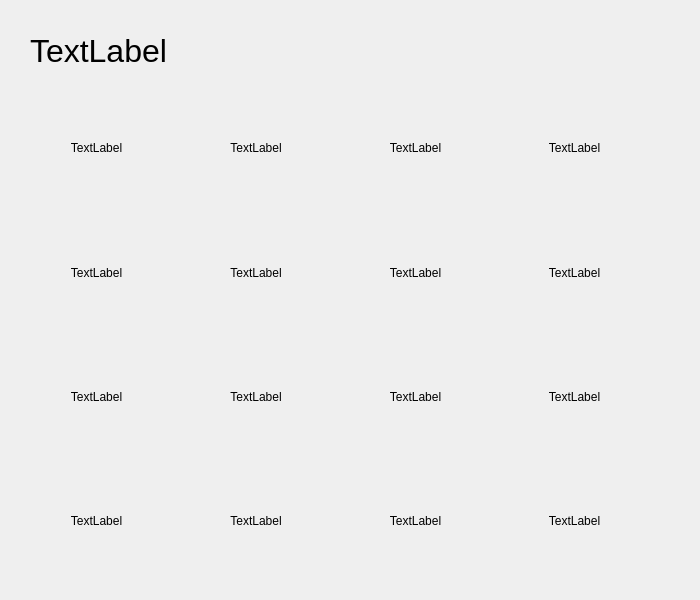
<?xml version="1.0" encoding="UTF-8"?>
<ui version="4.0">
 <class>mainWindow</class>
 <widget class="QMainWindow" name="mainWindow">
  <property name="geometry">
   <rect>
    <x>0</x>
    <y>0</y>
    <width>700</width>
    <height>600</height>
   </rect>
  </property>
  <property name="windowTitle">
   <string>MainWindow</string>
  </property>
  <widget class="QWidget" name="centralwidget">
   <widget class="QWidget" name="gridLayoutWidget">
    <property name="geometry">
     <rect>
      <x>20</x>
      <y>89</y>
      <width>631</width>
      <height>491</height>
     </rect>
    </property>
    <layout class="QGridLayout" name="gridLayout">
     <item row="3" column="3">
      <widget class="QLabel" name="lb16">
       <property name="text">
        <string>TextLabel</string>
       </property>
       <property name="alignment">
        <set>Qt::AlignCenter</set>
       </property>
      </widget>
     </item>
     <item row="3" column="1">
      <widget class="QLabel" name="lb14">
       <property name="text">
        <string>TextLabel</string>
       </property>
       <property name="alignment">
        <set>Qt::AlignCenter</set>
       </property>
      </widget>
     </item>
     <item row="3" column="2">
      <widget class="QLabel" name="lb15">
       <property name="text">
        <string>TextLabel</string>
       </property>
       <property name="alignment">
        <set>Qt::AlignCenter</set>
       </property>
      </widget>
     </item>
     <item row="1" column="0">
      <widget class="QLabel" name="lb5">
       <property name="text">
        <string>TextLabel</string>
       </property>
       <property name="alignment">
        <set>Qt::AlignCenter</set>
       </property>
      </widget>
     </item>
     <item row="3" column="0">
      <widget class="QLabel" name="lb13">
       <property name="text">
        <string>TextLabel</string>
       </property>
       <property name="alignment">
        <set>Qt::AlignCenter</set>
       </property>
      </widget>
     </item>
     <item row="2" column="0">
      <widget class="QLabel" name="lb9">
       <property name="text">
        <string>TextLabel</string>
       </property>
       <property name="alignment">
        <set>Qt::AlignCenter</set>
       </property>
      </widget>
     </item>
     <item row="0" column="0">
      <widget class="QLabel" name="lb1">
       <property name="text">
        <string>TextLabel</string>
       </property>
       <property name="alignment">
        <set>Qt::AlignCenter</set>
       </property>
      </widget>
     </item>
     <item row="0" column="1">
      <widget class="QLabel" name="lb2">
       <property name="text">
        <string>TextLabel</string>
       </property>
       <property name="alignment">
        <set>Qt::AlignCenter</set>
       </property>
      </widget>
     </item>
     <item row="0" column="2">
      <widget class="QLabel" name="lb3">
       <property name="text">
        <string>TextLabel</string>
       </property>
       <property name="alignment">
        <set>Qt::AlignCenter</set>
       </property>
      </widget>
     </item>
     <item row="0" column="3">
      <widget class="QLabel" name="lb4">
       <property name="text">
        <string>TextLabel</string>
       </property>
       <property name="alignment">
        <set>Qt::AlignCenter</set>
       </property>
      </widget>
     </item>
     <item row="1" column="1">
      <widget class="QLabel" name="lb6">
       <property name="text">
        <string>TextLabel</string>
       </property>
       <property name="alignment">
        <set>Qt::AlignCenter</set>
       </property>
      </widget>
     </item>
     <item row="1" column="2">
      <widget class="QLabel" name="lb7">
       <property name="styleSheet">
        <string notr="true"/>
       </property>
       <property name="text">
        <string>TextLabel</string>
       </property>
       <property name="alignment">
        <set>Qt::AlignCenter</set>
       </property>
      </widget>
     </item>
     <item row="1" column="3">
      <widget class="QLabel" name="lb8">
       <property name="text">
        <string>TextLabel</string>
       </property>
       <property name="alignment">
        <set>Qt::AlignCenter</set>
       </property>
      </widget>
     </item>
     <item row="2" column="1">
      <widget class="QLabel" name="lb10">
       <property name="text">
        <string>TextLabel</string>
       </property>
       <property name="alignment">
        <set>Qt::AlignCenter</set>
       </property>
      </widget>
     </item>
     <item row="2" column="2">
      <widget class="QLabel" name="lb11">
       <property name="text">
        <string>TextLabel</string>
       </property>
       <property name="alignment">
        <set>Qt::AlignCenter</set>
       </property>
      </widget>
     </item>
     <item row="2" column="3">
      <widget class="QLabel" name="lb12">
       <property name="text">
        <string>TextLabel</string>
       </property>
       <property name="alignment">
        <set>Qt::AlignCenter</set>
       </property>
      </widget>
     </item>
    </layout>
   </widget>
   <widget class="QLabel" name="score">
    <property name="geometry">
     <rect>
      <x>30</x>
      <y>20</y>
      <width>611</width>
      <height>61</height>
     </rect>
    </property>
    <property name="font">
     <font>
      <pointsize>24</pointsize>
     </font>
    </property>
    <property name="text">
     <string>TextLabel</string>
    </property>
   </widget>
  </widget>
 </widget>
 <resources/>
 <connections/>
</ui>
